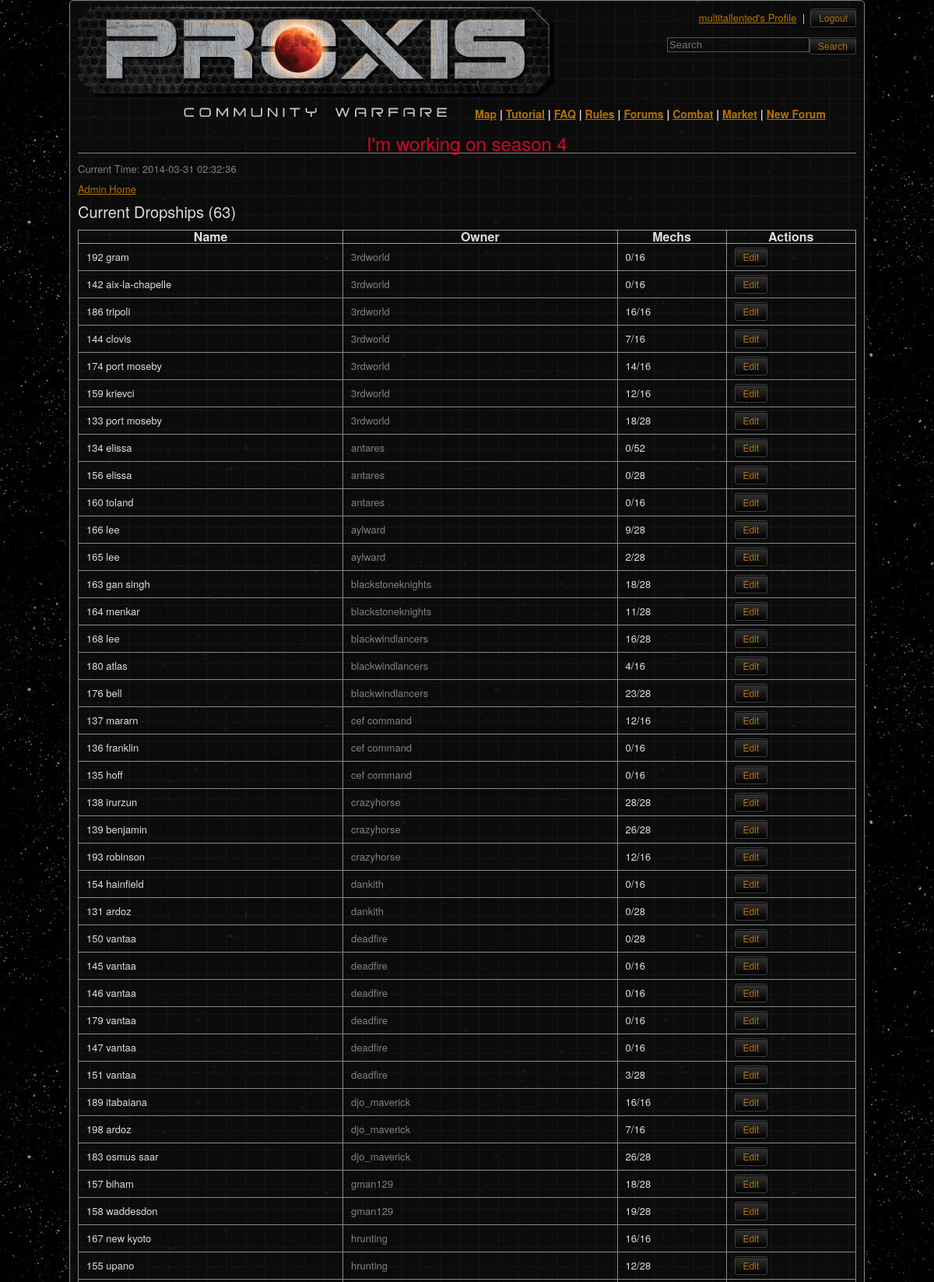
Screenshot of /admin-dropship.php (signed in, upper part) with the database file from the repository.
### tables this page shows
CREATE TABLE `dropship` (
  `dropship_id` int(11) NOT NULL AUTO_INCREMENT,
  `owner` varchar(25) NOT NULL,
  `planet_name` varchar(50) DEFAULT NULL,
  `capacity` int(11) DEFAULT NULL,
  `last_move` timestamp NULL DEFAULT NULL,
  `dropship_name` varchar(100) DEFAULT NULL,
  PRIMARY KEY (`dropship_id`)
);

### admin-dropship.php (the view, shortened to what this page needs)
<!DOCTYPE html>
<html>
<head>
  <link rel="stylesheet" href="css/reset.css" />
  <?php include 'header.php'; ?>
</head>
<body>
  <div id="container">
	<?php echo $header; ?>
  <?php
	$conn = getConnection();
$sql = "SELECT d.dropship_id, d.planet_name, d.owner, COALESCE(a.qty, 0), d.capacity FROM dropship AS d LEFT OUTER JOIN (SELECT m.dropship_id," .
	" SUM(m.quantity) AS qty FROM mech AS m WHERE NOT(ISNULL(dropship_id)) GROUP BY m.dropship_id) AS a ON a.dropship_id=d.dropship_id" .
	" WHERE NOT(owner='multitallented') ORDER BY d.owner;";
$result = mysqli_query($conn, $sql);
$num_matches = mysqli_num_rows($result);
$cmatches = "<table><th>Name</th><th>Owner</th><th>Mechs</th><th>Actions</th>";
while ($row = $result->fetch_row()) {
  $cmatches .= "<tr><td>" . $row[0] . " " . $row[1] . "</td><td class='grey'>" . $row[2] . "</td><td>" .
	  $row[3] . "/" . $row[4] . "</td><td><a class='bttn' href='admin-edit-dropship.php?d=" . $row[0] . "'>Edit</a></td></tr>";
}
$cmatches .= "</table>";
?>
<?php echo "<span class='grey'>Current Time: " . date('Y-m-d H:i:s') . "</span><br><br>"; ?>
  <a href="admin.php">Admin Home</a><br><br>
	<h3>Current Dropships (<?php echo $num_matches; ?>)</h3><br>
	<?php echo $cmatches; ?>
<br>
	<?php mysqli_close($conn); echo $footer; ?>
  </div>
</body>
</html>

### rows the page displays
dropship: dropship_id "192", planet_name "gram", owner "3rdworld", row "0", capacity "16"
dropship: dropship_id "142", planet_name "aix-la-chapelle", owner "3rdworld", row "0", capacity "16"
dropship: dropship_id "186", planet_name "tripoli", owner "3rdworld", row "16", capacity "16"
dropship: dropship_id "144", planet_name "clovis", owner "3rdworld", row "7", capacity "16"
dropship: dropship_id "174", planet_name "port moseby", owner "3rdworld", row "14", capacity "16"
dropship: dropship_id "159", planet_name "krievci", owner "3rdworld", row "12", capacity "16"
dropship: dropship_id "133", planet_name "port moseby", owner "3rdworld", row "18", capacity "28"
dropship: dropship_id "134", planet_name "elissa", owner "antares", row "0", capacity "52"
dropship: dropship_id "156", planet_name "elissa", owner "antares", row "0", capacity "28"
dropship: dropship_id "160", planet_name "toland", owner "antares", row "0", capacity "16"
dropship: dropship_id "166", planet_name "lee", owner "aylward", row "9", capacity "28"
dropship: dropship_id "165", planet_name "lee", owner "aylward", row "2", capacity "28"
dropship: dropship_id "163", planet_name "gan singh", owner "blackstoneknights", row "18", capacity "28"
dropship: dropship_id "164", planet_name "menkar", owner "blackstoneknights", row "11", capacity "28"
dropship: dropship_id "168", planet_name "lee", owner "blackwindlancers", row "16", capacity "28"
dropship: dropship_id "180", planet_name "atlas", owner "blackwindlancers", row "4", capacity "16"
dropship: dropship_id "176", planet_name "bell", owner "blackwindlancers", row "23", capacity "28"
dropship: dropship_id "137", planet_name "mararn", owner "cef command", row "12", capacity "16"
dropship: dropship_id "136", planet_name "franklin", owner "cef command", row "0", capacity "16"
dropship: dropship_id "135", planet_name "hoff", owner "cef command", row "0", capacity "16"
dropship: dropship_id "138", planet_name "irurzun", owner "crazyhorse", row "28", capacity "28"
dropship: dropship_id "139", planet_name "benjamin", owner "crazyhorse", row "26", capacity "28"
dropship: dropship_id "193", planet_name "robinson", owner "crazyhorse", row "12", capacity "16"
dropship: dropship_id "154", planet_name "hainfield", owner "dankith", row "0", capacity "16"
dropship: dropship_id "131", planet_name "ardoz", owner "dankith", row "0", capacity "28"
dropship: dropship_id "150", planet_name "vantaa", owner "deadfire", row "0", capacity "28"
dropship: dropship_id "145", planet_name "vantaa", owner "deadfire", row "0", capacity "16"
dropship: dropship_id "146", planet_name "vantaa", owner "deadfire", row "0", capacity "16"
dropship: dropship_id "179", planet_name "vantaa", owner "deadfire", row "0", capacity "16"
dropship: dropship_id "147", planet_name "vantaa", owner "deadfire", row "0", capacity "16"
dropship: dropship_id "151", planet_name "vantaa", owner "deadfire", row "3", capacity "28"
dropship: dropship_id "189", planet_name "itabaiana", owner "djo_maverick", row "16", capacity "16"
dropship: dropship_id "198", planet_name "ardoz", owner "djo_maverick", row "7", capacity "16"
dropship: dropship_id "183", planet_name "osmus saar", owner "djo_maverick", row "26", capacity "28"
dropship: dropship_id "157", planet_name "biham", owner "gman129", row "18", capacity "28"
dropship: dropship_id "158", planet_name "waddesdon", owner "gman129", row "19", capacity "28"
dropship: dropship_id "167", planet_name "new kyoto", owner "hrunting", row "16", capacity "16"
dropship: dropship_id "155", planet_name "upano", owner "hrunting", row "12", capacity "28"

### other values shown
$_SESSION['username'] "multitallented"
$motd "I'm working on season 4"
$num_matches "63"
